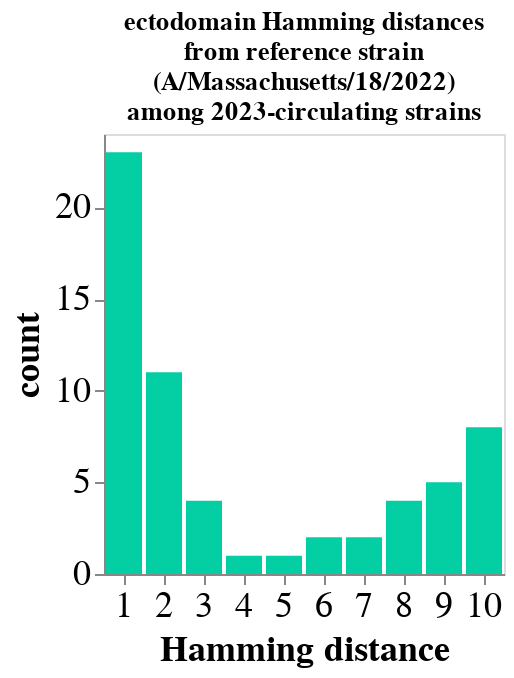
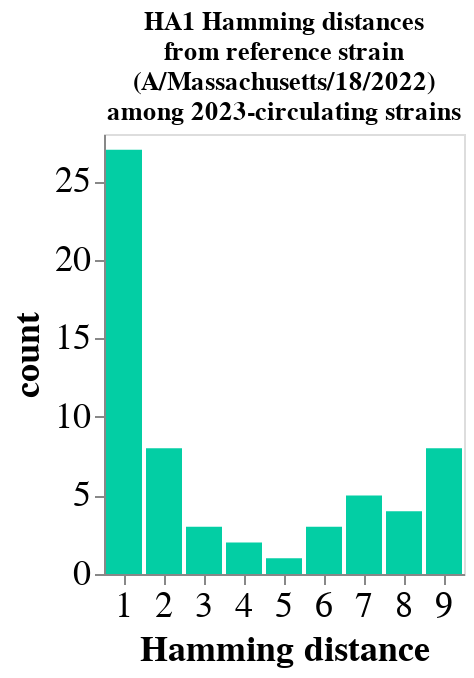

Here is the notebook cell these charts were saved with, in order:
### Code cell
# Pivot strain name
pivot_strain = 'A/Massachusetts/18/2022'

# Make histos of just library (no vaccine) strains
for file in protein_sequences:
    fasta_file = os.path.join(resultsdir, file)
    print(f'plotting results for {fasta_file}...')
      
    # Plot the histogram
    hist_pivot = plot_hamming_distance_histogram_from_pivot(fasta_file, 
                                                            sequences_to_plot = library_strains, 
                                                            ordered_names = viruses, 
                                                            pivot_name = pivot_strain)

    # Save HA1 plots separately
    if 'HA1' in fasta_file:
        HA1_hist_pivot = hist_pivot
    
    # Display the histogram
    hist_pivot.display()

### Figure 1 — Vega-Lite specification as saved in the notebook (floating-point values rounded to 4 significant figures)
{"config": {"view": {"continuousWidth": 300, "continuousHeight": 300}}, "data": {"name": "data-a51c9eaf2e36b96b9df6b78ac7f28c16"}, "mark": {"type": "bar", "color": "#03cea4", "width": 18}, "encoding": {"tooltip": [{"aggregate": "count", "type": "quantitative"}], "x": {"axis": {"labelAlign": "center", "labelAngle": 0, "labelFontSize": 18, "title": ["Hamming distance"], "titleFontSize": 18}, "field": "Hamming Distance", "type": "ordinal"}, "y": {"aggregate": "count", "axis": {"grid": false, "labelFontSize": 18, "title": "count", "titleFontSize": 18}, "type": "quantitative"}}, "height": 220, "title": ["ectodomain Hamming distances", "from reference strain", "(A/Massachusetts/18/2022)", "among 2023-circulating strains"], "$schema": "https://vega.github.io/schema/vega-lite/v5.16.3.json", "datasets": {"data-a51c9eaf2e36b96b9df6b78ac7f28c16": [{"Seq": "A/TECPAN/017FLU/2023", "Hamming Distance": 9.0}, {"Seq": "A/SouthAfrica/R06506/2023", "Hamming Distance": 9.0}, {"Seq": "A/SouthAfrica/R07073/2023", "Hamming Distance": 7.0}, {"Seq": "A/SouthAfrica/R05384/2023", "Hamming Distance": 10.0}, {"Seq": "A/SuratThani/P152/2023", "Hamming Distance": 8.0}, {"Seq": "A/Jeju/1047/2023", "Hamming Distance": 7.0}, {"Seq": "A/SouthDakota/22/2023", "Hamming Distance": 8.0}, {"Seq": "A/Luga/RII-11393S/2023", "Hamming Distance": 10.0}, {"Seq": "A/SENDAI/45/2023", "Hamming Distance": 9.0}, {"Seq": "A/YAMAGATA/98/2023", "Hamming Distance": 10.0}, {"Seq": "A/Romania/543634/2022", "Hamming Distance": 8.0}, {"Seq": "A/Schleswig-Holstein/4/2023", "Hamming Distance": 9.0}, {"Seq": "A/EHIME/50/2023", "Hamming Distance": 10.0}, {"Seq": "A/Busan/1301/2023", "Hamming Distance": 8.0}, {"Seq": "A/Brisbane/429/2023", "Hamming Distance": 10.0}, {"Seq": "A/SouthAfrica/R06359/2023", "Hamming Distance": 10.0}, {"Seq": "A/KANAGAWA/IC2239/2023", "Hamming Distance": 10.0}, {"Seq": "A/KANAGAWA/AC2316/2023", "Hamming Distance": 10.0}, {"Seq": "A/Finland/391/2023", "Hamming Distance": 9.0}, {"Seq": "A/Catalonia/2041146NS/2023", "Hamming Distance": 3.0}, {"Seq": "A/Bhutan/FLU-BTG-00988/2022", "Hamming Distance": 6.0}, {"Seq": "A/Bhutan/0006/2023", "Hamming Distance": 5.0}, {"Seq": "A/SouthSudan/631/2023", "Hamming Distance": 4.0}, {"Seq": "A/SouthSudan/642/2023", "Hamming Distance": 6.0}, {"Seq": "A/Finland/399/2023", "Hamming Distance": 2.0}, {"Seq": "A/Saint-Petersburg/RII-166/2023", "Hamming Distance": 2.0}, {"Seq": "A/Netherlands/01685/2023", "Hamming Distance": 1.0}, {"Seq": "A/Netherlands/01760/2023", "Hamming Distance": 2.0}, {"Seq": "A/SamutSongkhram/THIS061/2023", "Hamming Distance": 2.0}, {"Seq": "A/Bangkok/P3599/2023", "Hamming Distance": 1.0}, {"Seq": "A/Bhutan/0845/2023", "Hamming Distance": 2.0}, {"Seq": "A/Solwezi/13-NIC-001/2023", "Hamming Distance": 2.0}, {"Seq": "A/Sydney/332/2023", "Hamming Distance": 1.0}, {"Seq": "A/Netherlands/01693/2023", "Hamming Distance": 3.0}, {"Seq": "A/Ontario/RV00796/2023", "Hamming Distance": 2.0}, {"Seq": "A/Bangkok/P3755/2023", "Hamming Distance": 3.0}, {"Seq": "A/Townsville/68/2023", "Hamming Distance": 2.0}, {"Seq": "A/Georgia/40/2023", "Hamming Distance": 1.0}, {"Seq": "A/California/81/2023", "Hamming Distance": 1.0}, {"Seq": "A/Oman/3011/2023", "Hamming Distance": 1.0}, {"Seq": "A/Catalonia/NSVH102124476/2023", "Hamming Distance": 1.0}, {"Seq": "A/Victoria/1033/2023", "Hamming Distance": 1.0}, {"Seq": "A/Sydney/749/2023", "Hamming Distance": 1.0}, {"Seq": "A/AbuDhabi/6753/2023", "Hamming Distance": 1.0}, {"Seq": "A/Krabi/THIS050/2023", "Hamming Distance": 3.0}, {"Seq": "A/Saskatchewan/SKFLU317847/2023", "Hamming Distance": 2.0}, {"Seq": "A/Sydney/710/2023", "Hamming Distance": 2.0}, {"Seq": "A/Wisconsin/27/2023", "Hamming Distance": 1.0}, {"Seq": "A/Maldives/852/2023", "Hamming Distance": 1.0}, {"Seq": "A/Guangdong-Futian/1980/2023", "Hamming Distance": 1.0}, {"Seq": "A/Sydney/715/2023", "Hamming Distance": 1.0}, {"Seq": "A/Malaysia/IMR-SARI1989/2023", "Hamming Distance": 1.0}, {"Seq": "A/Chipata/15-NIC-001/2023", "Hamming Distance": 2.0}, {"Seq": "A/SouthAfrica/R05510/2023", "Hamming Distance": 1.0}, {"Seq": "A/SouthAfrica/K056872/2023", "Hamming Distance": 1.0}, {"Seq": "A/SOUTHAFRICA/R07876/202023", "Hamming Distance": 1.0}, {"Seq": "A/SouthAfrica/K056863/2023", "Hamming Distance": 1.0}, {"Seq": "A/SouthAfrica/PET28931/2023", "Hamming Distance": 1.0}, {"Seq": "A/SouthAfrica/R06240/2023", "Hamming Distance": 1.0}, {"Seq": "A/SouthAfrica/R06477/2023", "Hamming Distance": 1.0}, {"Seq": "A/SouthAfrica/R07188/2023", "Hamming Distance": 1.0}]}}

### Figure 2 — Vega-Lite specification as saved in the notebook (floating-point values rounded to 4 significant figures)
{"config": {"view": {"continuousWidth": 300, "continuousHeight": 300}}, "data": {"name": "data-d36aaa393314d93316302787b68f142f"}, "mark": {"type": "bar", "color": "#03cea4", "width": 18}, "encoding": {"tooltip": [{"aggregate": "count", "type": "quantitative"}], "x": {"axis": {"labelAlign": "center", "labelAngle": 0, "labelFontSize": 18, "title": ["Hamming distance"], "titleFontSize": 18}, "field": "Hamming Distance", "type": "ordinal"}, "y": {"aggregate": "count", "axis": {"grid": false, "labelFontSize": 18, "title": "count", "titleFontSize": 18}, "type": "quantitative"}}, "height": 220, "title": ["HA1 Hamming distances", "from reference strain", "(A/Massachusetts/18/2022)", "among 2023-circulating strains"], "$schema": "https://vega.github.io/schema/vega-lite/v5.16.3.json", "datasets": {"data-d36aaa393314d93316302787b68f142f": [{"Seq": "A/TECPAN/017FLU/2023", "Hamming Distance": 7.0}, {"Seq": "A/SouthAfrica/R06506/2023", "Hamming Distance": 8.0}, {"Seq": "A/SouthAfrica/R07073/2023", "Hamming Distance": 6.0}, {"Seq": "A/SouthAfrica/R05384/2023", "Hamming Distance": 9.0}, {"Seq": "A/SuratThani/P152/2023", "Hamming Distance": 7.0}, {"Seq": "A/Jeju/1047/2023", "Hamming Distance": 6.0}, {"Seq": "A/SouthDakota/22/2023", "Hamming Distance": 7.0}, {"Seq": "A/Luga/RII-11393S/2023", "Hamming Distance": 9.0}, {"Seq": "A/SENDAI/45/2023", "Hamming Distance": 8.0}, {"Seq": "A/YAMAGATA/98/2023", "Hamming Distance": 9.0}, {"Seq": "A/Romania/543634/2022", "Hamming Distance": 7.0}, {"Seq": "A/Schleswig-Holstein/4/2023", "Hamming Distance": 8.0}, {"Seq": "A/EHIME/50/2023", "Hamming Distance": 9.0}, {"Seq": "A/Busan/1301/2023", "Hamming Distance": 7.0}, {"Seq": "A/Brisbane/429/2023", "Hamming Distance": 9.0}, {"Seq": "A/SouthAfrica/R06359/2023", "Hamming Distance": 9.0}, {"Seq": "A/KANAGAWA/IC2239/2023", "Hamming Distance": 9.0}, {"Seq": "A/KANAGAWA/AC2316/2023", "Hamming Distance": 9.0}, {"Seq": "A/Finland/391/2023", "Hamming Distance": 8.0}, {"Seq": "A/Catalonia/2041146NS/2023", "Hamming Distance": 3.0}, {"Seq": "A/Bhutan/FLU-BTG-00988/2022", "Hamming Distance": 4.0}, {"Seq": "A/Bhutan/0006/2023", "Hamming Distance": 5.0}, {"Seq": "A/SouthSudan/631/2023", "Hamming Distance": 4.0}, {"Seq": "A/SouthSudan/642/2023", "Hamming Distance": 6.0}, {"Seq": "A/Finland/399/2023", "Hamming Distance": 2.0}, {"Seq": "A/Saint-Petersburg/RII-166/2023", "Hamming Distance": 2.0}, {"Seq": "A/Netherlands/01685/2023", "Hamming Distance": 1.0}, {"Seq": "A/Netherlands/01760/2023", "Hamming Distance": 1.0}, {"Seq": "A/SamutSongkhram/THIS061/2023", "Hamming Distance": 2.0}, {"Seq": "A/Bangkok/P3599/2023", "Hamming Distance": 1.0}, {"Seq": "A/Bhutan/0845/2023", "Hamming Distance": 1.0}, {"Seq": "A/Solwezi/13-NIC-001/2023", "Hamming Distance": 2.0}, {"Seq": "A/Sydney/332/2023", "Hamming Distance": 1.0}, {"Seq": "A/Netherlands/01693/2023", "Hamming Distance": 3.0}, {"Seq": "A/Ontario/RV00796/2023", "Hamming Distance": 2.0}, {"Seq": "A/Bangkok/P3755/2023", "Hamming Distance": 3.0}, {"Seq": "A/Townsville/68/2023", "Hamming Distance": 1.0}, {"Seq": "A/Georgia/40/2023", "Hamming Distance": 1.0}, {"Seq": "A/California/81/2023", "Hamming Distance": 1.0}, {"Seq": "A/Oman/3011/2023", "Hamming Distance": 1.0}, {"Seq": "A/Catalonia/NSVH102124476/2023", "Hamming Distance": 1.0}, {"Seq": "A/Victoria/1033/2023", "Hamming Distance": 1.0}, {"Seq": "A/Sydney/749/2023", "Hamming Distance": 1.0}, {"Seq": "A/AbuDhabi/6753/2023", "Hamming Distance": 1.0}, {"Seq": "A/Krabi/THIS050/2023", "Hamming Distance": 2.0}, {"Seq": "A/Saskatchewan/SKFLU317847/2023", "Hamming Distance": 2.0}, {"Seq": "A/Sydney/710/2023", "Hamming Distance": 1.0}, {"Seq": "A/Wisconsin/27/2023", "Hamming Distance": 1.0}, {"Seq": "A/Maldives/852/2023", "Hamming Distance": 1.0}, {"Seq": "A/Guangdong-Futian/1980/2023", "Hamming Distance": 1.0}, {"Seq": "A/Sydney/715/2023", "Hamming Distance": 1.0}, {"Seq": "A/Malaysia/IMR-SARI1989/2023", "Hamming Distance": 1.0}, {"Seq": "A/Chipata/15-NIC-001/2023", "Hamming Distance": 2.0}, {"Seq": "A/SouthAfrica/R05510/2023", "Hamming Distance": 1.0}, {"Seq": "A/SouthAfrica/K056872/2023", "Hamming Distance": 1.0}, {"Seq": "A/SOUTHAFRICA/R07876/202023", "Hamming Distance": 1.0}, {"Seq": "A/SouthAfrica/K056863/2023", "Hamming Distance": 1.0}, {"Seq": "A/SouthAfrica/PET28931/2023", "Hamming Distance": 1.0}, {"Seq": "A/SouthAfrica/R06240/2023", "Hamming Distance": 1.0}, {"Seq": "A/SouthAfrica/R06477/2023", "Hamming Distance": 1.0}, {"Seq": "A/SouthAfrica/R07188/2023", "Hamming Distance": 1.0}]}}
